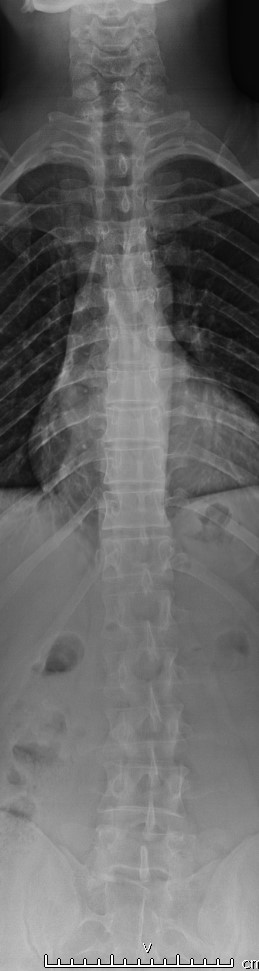
#> input picture dataset/NormalFinal/N1,N,40,M_1_0.jpg, 259 x 971 px, found by its file name; its folder holds only this picture in this run
$ jupyter execute --allow-errors percobaan_1.ipynb   (older library calls are emulated)
#> lines starting #> are read from the running program, lines starting #| are printed output that depends on the picture; after the words box and inside, x2 and y2 are one past the last pixel; in counts of white or black regions, pixels touching at a corner belong together
Script di bawah ini berfungsi untuk mengunduh dan memasang library yang diperlukan untuk pengolahan citra, analisis data, visualisasi, dan machine learning.

[cell 1]
import os
import cv2 as cv
import matplotlib.pyplot as plt
import numpy as np
import pandas as pd
from sklearn.model_selection import train_test_split, cross_val_predict
from sklearn.metrics import accuracy_score, classification_report
from skimage.feature import graycomatrix, graycoprops
from scipy.stats import entropy
from sklearn.ensemble import RandomForestClassifier
from sklearn.svm import SVC
from sklearn.neighbors import KNeighborsClassifier
from sklearn.metrics import accuracy_score, precision_score, recall_score, f1_score, confusion_matrix, classification_report
from sklearn.metrics import (confusion_matrix, ConfusionMatrixDisplay)
import seaborn as sns
from glob import glob
import random

Script di atas digunakan untuk mengimpor berbagai library yang diperlukan dalam project pengolahan citra dan machine learning. Library seperti os digunakan untuk mengelola file dan folder, cv2 (OpenCV) untuk membaca dan memproses citra, matplotlib.pyplot dan seaborn untuk visualisasi data dan grafik, serta numpy dan pandas untuk manipulasi data numerik dan tabel. Selain itu, berbagai modul dari scikit-learn diimpor untuk membagi data, membangun model klasifikasi (Random Forest, SVM, KNN), serta melakukan evaluasi model menggunakan metrik seperti akurasi, precision, recall, f1-score, dan confusion matrix. Library skimage.feature digunakan untuk ekstraksi fitur tekstur citra, sedangkan scipy.stats menyediakan fungsi statistik seperti entropy. Seluruh library ini saling melengkapi untuk mendukung proses analisis, pelatihan, dan evaluasi model klasifikasi citra digital.

## Data Loading

Buat struktur folder dataset sebagai berikut:
```
.
└──dataset
    ├── label1
	├── image1.jpg
	├── image2.jpg
	└── image3.jpg
    ├── label2
    └── label3
    └── dst...
```

[cell 2]
data_awal = []
labels = []
file_name = []

for sub_folder in os.listdir("dataset\\"):
    sub_folder_files = os.listdir(os.path.join("dataset\\", sub_folder))
    for i, filename in enumerate(sub_folder_files):
        img_path = os.path.join("dataset\\", sub_folder, filename)
        img = cv.imread(img_path)
#> img is the input picture: shape (971, 259, 3); min 0, max 255, mean 102.8

        if img is None:
            print(f"Gagal membaca gambar: {img_path}")
            continue

        img = img.astype(np.uint8)
        img = cv.cvtColor(img, cv.COLOR_BGR2GRAY)
#> img: shape (971, 259)
        img = cv.resize(img, (256, 700))
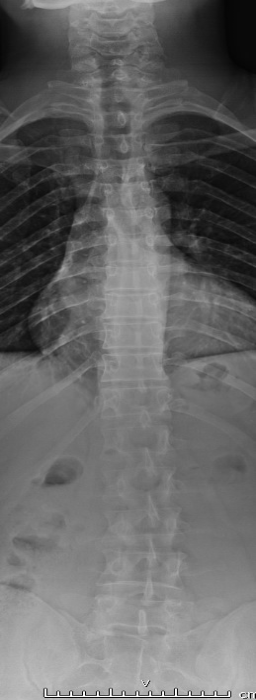
#> img: shape (700, 256); min 1, max 255, mean 102.6

        data_awal.append(img)
        labels.append(sub_folder)
        name = os.path.splitext(filename)[0]
        file_name.append(filename)

data_awal = np.array(data_awal)
labels = np.array(labels)

Script di atas digunakan untuk memuat seluruh gambar dari folder dataset yang sudah dikelompokkan berdasarkan labelnya. Setiap gambar dibaca dari subfolder, kemudian dikonversi ke format grayscale dan diubah ukurannya menjadi 256x700 piksel agar seragam. Nama file dan label dari setiap gambar juga disimpan ke dalam list. Seluruh data gambar, label, dan nama file kemudian diubah menjadi array numpy agar mudah diproses pada tahap selanjutnya. Selain itu, kode juga menyiapkan variabel untuk data augmentasi, meskipun proses augmentasi belum diimplementasikan pada bagian ini.

## Jumlah Data

Kode di bawah menghitung jumlah gambar untuk setiap label dalam folder dataset. Setiap subfolder di dalam dataset dianggap sebagai label, dan semua file gambar di dalamnya dihitung. Hasil jumlah gambar per label disimpan dalam dictionary label_counts. Kemudian data tersebut ditampilkan.

[cell 3]
label_counts = {}
base_path = 'dataset'

for label in os.listdir(base_path):
    label_path = os.path.join(base_path, label)
    if os.path.isdir(label_path):
        image_paths = glob(os.path.join(label_path, '*'))
        label_counts[label] = len(image_paths)

plt.figure(figsize=(8, 5))
plt.bar(label_counts.keys(), label_counts.values(), color='skyblue')
plt.title("Jumlah Data per Label")
plt.xlabel("Label")
plt.ylabel("Jumlah Gambar")
plt.tight_layout()
plt.show()
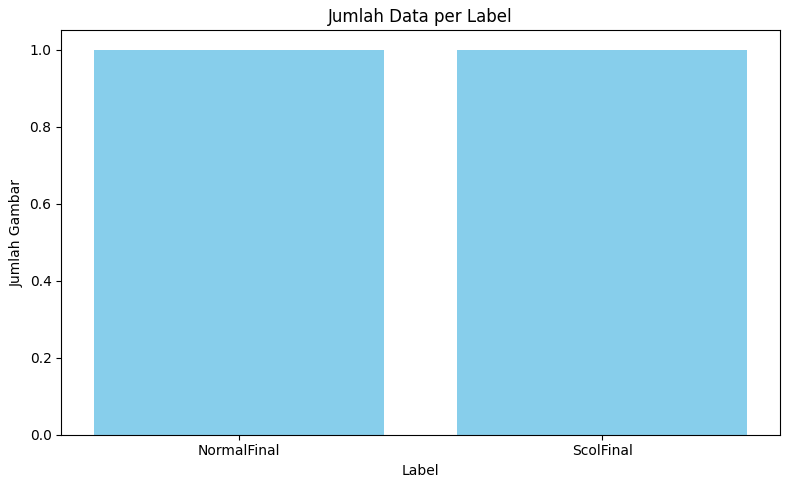
#> figure drawn by matplotlib, 1 panel

## Sampel Dataset

Kode di bawah menampilkan 10 contoh gambar dari setiap label yang ada dalam array labels. Untuk setiap label, diambil indeks 10 gambar pertama yang sesuai, lalu ditampilkan.

[cell 4]
unique_labels = np.unique(labels)

for label in unique_labels:
    idx = np.where(labels == label)[0][:10]

    fig = plt.figure(figsize=(15, 5), facecolor='lightgray')
    fig.suptitle(f"10 Sampel Gambar Label: {label}", fontsize=16)

    for i, index in enumerate(idx):
        ax = plt.subplot(2, 5, i + 1)
        ax.imshow(data_awal[index], cmap='gray')
        ax.set_title(f"{label} {i+1}", fontsize=10)
        ax.axis('off')
        ax.set_facecolor('lightgray')

    plt.tight_layout()
    plt.subplots_adjust(top=0.85)
    plt.show()

## Data Preparation

### Define Preprocessing Function

[cell 5]
def histogram_equalization(img):
    hist = np.zeros(256, dtype=int)
    for i in range(img.shape[0]):
        for j in range(img.shape[1]):
            hist[img[i, j]] += 1
    cdf = hist.cumsum()
    cdf_normalized = ((cdf - cdf.min()) * 255 / (cdf.max() - cdf.min())).astype(np.uint8)
    equalized = np.zeros_like(img)
    for i in range(img.shape[0]):
        for j in range(img.shape[1]):
            equalized[i, j] = cdf_normalized[img[i, j]]
    return equalized

def median_filter(image, ksize):
    pad = ksize // 2
    padded = np.pad(image, pad, mode='edge')
    output = np.zeros_like(image)
    for i in range(image.shape[0]):
        for j in range(image.shape[1]):
            window = padded[i:i+ksize, j:j+ksize]
            median_val = np.median(window)
            output[i, j] = median_val
    return output

def thresholding(img, threshold):
    result = np.zeros_like(img, dtype=np.uint8)
    for i in range(img.shape[0]):
        for j in range(img.shape[1]):
            if img[i, j] >= threshold:
                result[i, j] = 255
            else:
                result[i, j] = 0
    return result

Kode di atas berisi tiga fungsi. Fungsi histogram_equalization meningkatkan kontras gambar dengan meratakan distribusi intensitas piksel berdasarkan histogram dan fungsi distribusi kumulatif (CDF). Fungsi median_filter mengurangi noise dengan mengganti setiap piksel menggunakan median dari lingkungan sekitarnya dalam jendela ukuran tertentu. Fungsi thresholding mengubah gambar grayscale menjadi biner berdasarkan ambang tertentu, di mana piksel yang nilainya di atas ambang akan menjadi putih (255) dan sisanya menjadi hitam (0).

### Preprocessing

[cell 6]
preprocessed_data = []

for img in data_awal:
    img_eq = histogram_equalization(img)
    img_med = median_filter(img_eq, ksize=3)
    thres_img = thresholding(img_med, 87)
    preprocessed_data.append(thres_img)
#> this loop made 2 passes
#> pad in median_filter on passes 1 to 2: 1, 1
#> pass 1, `img_eq = histogram_equalization(img)`:
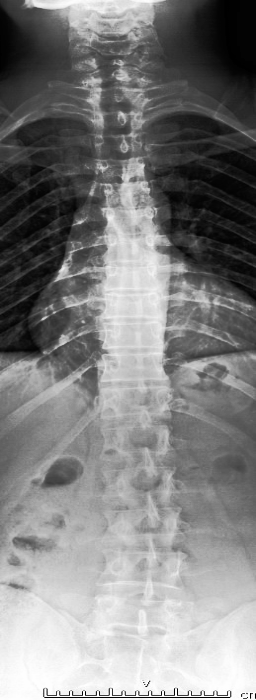
#> img_eq: shape (700, 256); min 0, max 255, mean 127.9
#> pass 1, `thres_img = thresholding(img_med, 87)`:
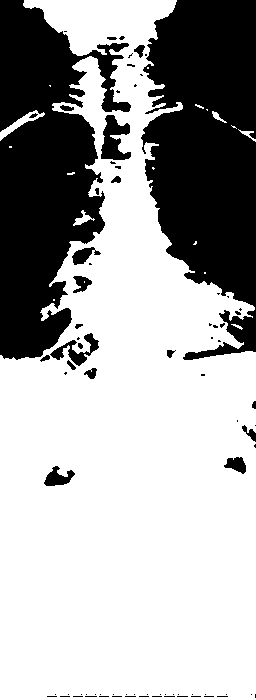
#> thres_img: shape (700, 256); 66.6% white; 81 black regions (59 under 20 px), largest, box (x1, y1, x2, y2) and area: (141, 0, 256, 360) 29309, (0, 0, 131, 360) 27163, (101, 115, 131, 160) 808
#> after the loop:
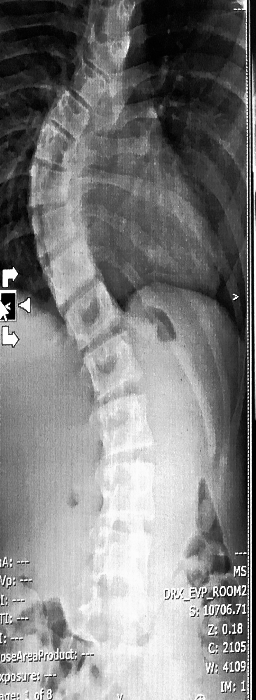
#> img_eq: shape (700, 256); min 0, max 255, mean 127.8
#> after the loop:
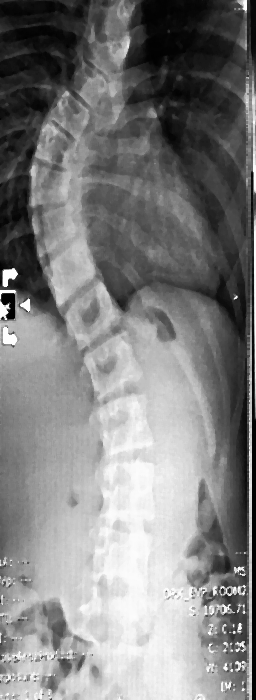
#> img_med: shape (700, 256); min 0, max 254, mean 127.6
#> after the loop, preprocessed_data = 2 items
#> (the rest of the program and of its run is left out)
